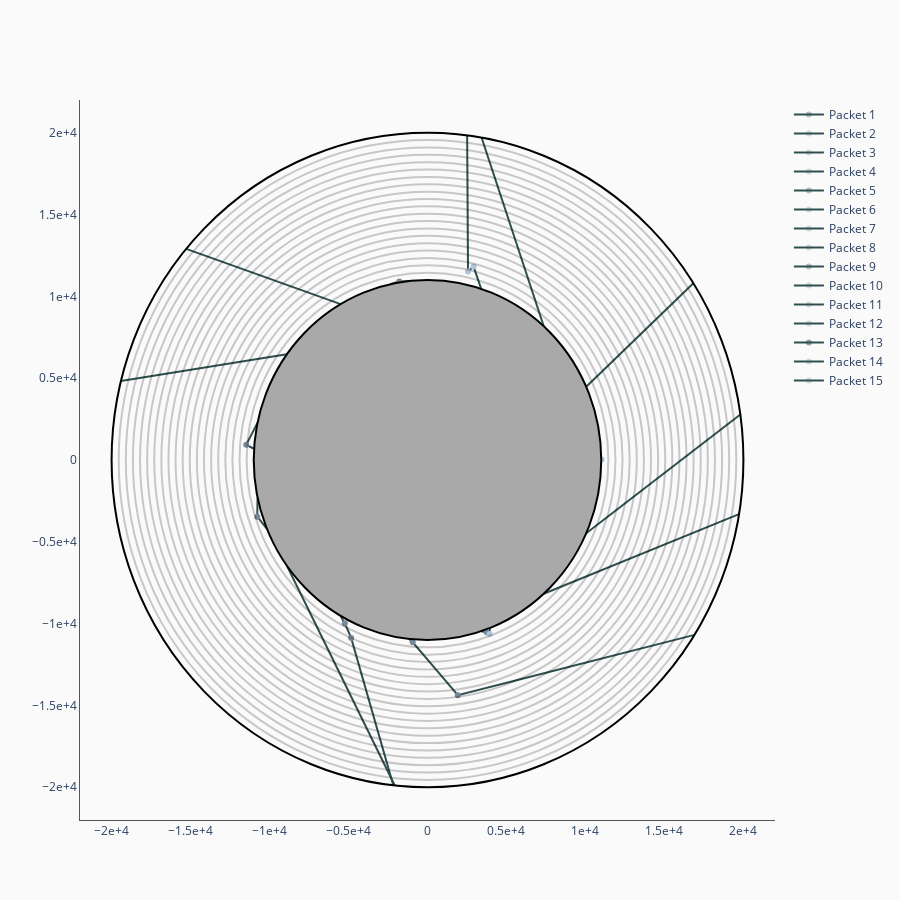

The notebook cell saved with this chart:
### Code cell
#plot with markers on current interaction only
v_shells = sim.model.radius.value * 1e-5 / sim.model.time_explosion.value
xs,ys,ints = get_coordinates_multiple_packets_ints(sim.runner.rpacket_tracker_df,sim.model.time_explosion)

fig = go.Figure()

# Set axes properties
fig.update_xaxes(range=[-1.1*v_shells[-1],1.1*v_shells[-1]],exponentformat="e",linecolor="#555",gridcolor="#fafafa",zerolinecolor="#fafafa")
fig.update_yaxes(range=[-1.1*v_shells[-1],1.1*v_shells[-1]],exponentformat="e",linecolor="#555",gridcolor="#fafafa",zerolinecolor="#fafafa")

# adding the shells
shell_shapes={}
for i in range(len(sim.model.radius.value)):
    if i==0:
        fig.add_shape(type="circle",
            xref="x", yref="y",
            x0=-1*v_shells[i], y0=-1*v_shells[i], x1=v_shells[i], y1=v_shells[i],
            line_color="black",
            fillcolor="darkgrey",
            opacity=1
        )
    elif i==(len(sim.model.radius.value)-1):
        fig.add_shape(type="circle",
            xref="x", yref="y",
            x0=-1*v_shells[i], y0=-1*v_shells[i], x1=v_shells[i], y1=v_shells[i],
            line_color="black",
            opacity=1
        )
    else:
        fig.add_shape(type="circle",
            xref="x", yref="y",
            x0=-1*v_shells[i], y0=-1*v_shells[i], x1=v_shells[i], y1=v_shells[i],
            line_color="black",
            opacity=0.2
        )

#Add the packet trajectory

df = sim.runner.rpacket_tracker_df
interaction_from_num = {0: "No Interaction", 1: "EScattering", 2: "Line"}
interaction_color_from_num = {0: "darkslategrey", 1: "lightslategrey", 2: "lightsteelblue"}
interaction_opacity_from_num = {0: 0, 1: 1, 2: 1}
for i in range(len(xs)):
    fig.add_trace(go.Scatter(
        x=xs[i],
        y=ys[i],
        mode="markers+lines",
        name="Packet "+str(i+1),
        hovertemplate =
        '<b>X</b>: %{x}'+
        '<br><b>Y</b>: %{y}<br>'+
        '<b>Last Interaction: %{text}</b>',
        text = [interaction_from_num.get(ints[i][j]) for j in range(len(xs[i]))],
        line = dict(color="darkslategrey"),
#         line_shape = "spline",
        marker = dict(opacity = [interaction_opacity_from_num.get(ints[i][j]) for j in range(len(xs[i]))],color=[interaction_color_from_num.get(ints[i][j]) for j in range(len(xs[i]))])
    ))


# Set figure size
fig.update_layout(width=900, height=900)
fig.layout.plot_bgcolor = '#fafafa'
fig.layout.paper_bgcolor = '#fafafa'
fig.update_xaxes(rangebreaks=[dict(values=[-1.5*v_shells[-1],-0.5*v_shells[-1],0.5*v_shells[-1],1.5*v_shells[-1]])])
fig.update_yaxes(rangebreaks=[dict(values=[-1.5*v_shells[-1],-0.5*v_shells[-1],0.5*v_shells[-1],1.5*v_shells[-1]])])

fig.show()

### Figure 1 — Plotly figure (JSON) as saved in the notebook; plotly's stock layout.template omitted (floating-point values rounded to 4 significant figures)
{"data": [{"hovertemplate": "<b>X</b>: %{x}<br><b>Y</b>: %{y}<br><b>Last Interaction: %{text}</b>", "line": {"color": "darkslategrey"}, "marker": {"color": ["darkslategrey", "lightsteelblue", "darkslategrey"], "opacity": [0, 1, 0]}, "mode": "markers+lines", "name": "Packet 1", "text": ["No Interaction", "Line", "No Interaction"], "type": "scatter", "x": [11000.0, 11020.0, 11000.0], "y": [0, 34.31, 98.54]}, {"hovertemplate": "<b>X</b>: %{x}<br><b>Y</b>: %{y}<br><b>Last Interaction: %{text}</b>", "line": {"color": "darkslategrey"}, "marker": {"color": ["darkslategrey", "darkslategrey", "darkslategrey", "darkslategrey", "darkslategrey", "darkslategrey", "darkslategrey", "darkslategrey", "darkslategrey", "darkslategrey", "darkslategrey", "darkslategrey", "darkslategrey", "darkslategrey", "darkslategrey", "darkslategrey", "darkslategrey", "darkslategrey", "darkslategrey", "darkslategrey", "darkslategrey"], "opacity": [0, 0, 0, 0, 0, 0, 0, 0, 0, 0, 0, 0, 0, 0, 0, 0, 0, 0, 0, 0, 0]}, "mode": "markers+lines", "name": "Packet 2", "text": ["No Interaction", "No Interaction", "No Interaction", "No Interaction", "No Interaction", "No Interaction", "No Interaction", "No Interaction", "No Interaction", "No Interaction", "No Interaction", "No Interaction", "No Interaction", "No Interaction", "No Interaction", "No Interaction", "No Interaction", "No Interaction", "No Interaction", "No Interaction", "No Interaction"], "type": "scatter", "x": [10050.0, 10400.0, 10740.0, 11090.0, 11430.0, 11770.0, 12110.0, 12450.0, 12790.0, 13130.0, 13470.0, 13810.0, 14150.0, 14480.0, 14820.0, 15160.0, 15490.0, 15830.0, 16160.0, 16500.0, 16830.0], "y": [4474.0, 4798.0, 5121.0, 5442.0, 5763.0, 6082.0, 6401.0, 6718.0, 7036.0, 7352.0, 7668.0, 7983.0, 8298.0, 8613.0, 8927.0, 9241.0, 9554.0, 9867.0, 10180.0, 10490.0, 10800.0]}, {"hovertemplate": "<b>X</b>: %{x}<br><b>Y</b>: %{y}<br><b>Last Interaction: %{text}</b>", "line": {"color": "darkslategrey"}, "marker": {"color": ["darkslategrey", "darkslategrey", "darkslategrey", "darkslategrey", "darkslategrey", "darkslategrey", "darkslategrey", "darkslategrey", "darkslategrey", "darkslategrey", "darkslategrey", "darkslategrey", "darkslategrey", "darkslategrey", "darkslategrey", "darkslategrey", "darkslategrey", "darkslategrey", "darkslategrey", "darkslategrey", "darkslategrey"], "opacity": [0, 0, 0, 0, 0, 0, 0, 0, 0, 0, 0, 0, 0, 0, 0, 0, 0, 0, 0, 0, 0]}, "mode": "markers+lines", "name": "Packet 3", "text": ["No Interaction", "No Interaction", "No Interaction", "No Interaction", "No Interaction", "No Interaction", "No Interaction", "No Interaction", "No Interaction", "No Interaction", "No Interaction", "No Interaction", "No Interaction", "No Interaction", "No Interaction", "No Interaction", "No Interaction", "No Interaction", "No Interaction", "No Interaction", "No Interaction"], "type": "scatter", "x": [7360.0, 7079.0, 6822.0, 6584.0, 6358.0, 6143.0, 5935.0, 5734.0, 5539.0, 5348.0, 5161.0, 4977.0, 4796.0, 4618.0, 4442.0, 4268.0, 4096.0, 3926.0, 3757.0, 3589.0, 3423.0], "y": [8175.0, 9000.0, 9750.0, 10450.0, 11110.0, 11740.0, 12350.0, 12940.0, 13510.0, 14070.0, 14620.0, 15150.0, 15680.0, 16200.0, 16720.0, 17230.0, 17730.0, 18230.0, 18730.0, 19220.0, 19700.0]}, {"hovertemplate": "<b>X</b>: %{x}<br><b>Y</b>: %{y}<br><b>Last Interaction: %{text}</b>", "line": {"color": "darkslategrey"}, "marker": {"color": ["darkslategrey", "darkslategrey", "darkslategrey", "lightsteelblue", "darkslategrey", "lightsteelblue", "darkslategrey", "darkslategrey", "darkslategrey", "darkslategrey", "darkslategrey", "darkslategrey", "darkslategrey", "darkslategrey", "darkslategrey", "darkslategrey", "darkslategrey", "darkslategrey", "darkslategrey", "darkslategrey", "darkslategrey", "darkslategrey", "darkslategrey", "darkslategrey", "darkslategrey"], "opacity": [0, 0, 0, 1, 0, 1, 0, 0, 0, 0, 0, 0, 0, 0, 0, 0, 0, 0, 0, 0, 0, 0, 0, 0, 0]}, "mode": "markers+lines", "name": "Packet 4", "text": ["No Interaction", "No Interaction", "No Interaction", "Line", "No Interaction", "Line", "No Interaction", "No Interaction", "No Interaction", "No Interaction", "No Interaction", "No Interaction", "No Interaction", "No Interaction", "No Interaction", "No Interaction", "No Interaction", "No Interaction", "No Interaction", "No Interaction", "No Interaction", "No Interaction", "No Interaction", "No Interaction", "No Interaction"], "type": "scatter", "x": [3399.0, 3211.0, 3026.0, 2916.0, 2655.0, 2566.0, 2565.0, 2562.0, 2559.0, 2556.0, 2553.0, 2550.0, 2547.0, 2544.0, 2541.0, 2537.0, 2534.0, 2531.0, 2528.0, 2525.0, 2522.0, 2519.0, 2516.0, 2513.0, 2510.0], "y": [10460.0, 10990.0, 11510.0, 11820.0, 11600.0, 11530.0, 11620.0, 12080.0, 12540.0, 13000.0, 13460.0, 13920.0, 14380.0, 14830.0, 15290.0, 15750.0, 16200.0, 16660.0, 17110.0, 17570.0, 18020.0, 18480.0, 18930.0, 19390.0, 19840.0]}, {"hovertemplate": "<b>X</b>: %{x}<br><b>Y</b>: %{y}<br><b>Last Interaction: %{text}</b>", "line": {"color": "darkslategrey"}, "marker": {"color": ["darkslategrey", "lightslategrey", "darkslategrey"], "opacity": [0, 1, 0]}, "mode": "markers+lines", "name": "Packet 5", "text": ["No Interaction", "EScattering", "No Interaction"], "type": "scatter", "x": [-1150.0, -1785.0, -2367.0], "y": [10940.0, 10920.0, 10740.0]}, {"hovertemplate": "<b>X</b>: %{x}<br><b>Y</b>: %{y}<br><b>Last Interaction: %{text}</b>", "line": {"color": "darkslategrey"}, "marker": {"color": ["darkslategrey", "darkslategrey", "darkslategrey", "darkslategrey", "darkslategrey", "darkslategrey", "darkslategrey", "darkslategrey", "darkslategrey", "darkslategrey", "darkslategrey", "darkslategrey", "darkslategrey", "darkslategrey", "darkslategrey", "darkslategrey", "darkslategrey", "darkslategrey", "darkslategrey", "darkslategrey", "darkslategrey"], "opacity": [0, 0, 0, 0, 0, 0, 0, 0, 0, 0, 0, 0, 0, 0, 0, 0, 0, 0, 0, 0, 0]}, "mode": "markers+lines", "name": "Packet 6", "text": ["No Interaction", "No Interaction", "No Interaction", "No Interaction", "No Interaction", "No Interaction", "No Interaction", "No Interaction", "No Interaction", "No Interaction", "No Interaction", "No Interaction", "No Interaction", "No Interaction", "No Interaction", "No Interaction", "No Interaction", "No Interaction", "No Interaction", "No Interaction", "No Interaction"], "type": "scatter", "x": [-5500.0, -6055.0, -6596.0, -7125.0, -7644.0, -8155.0, -8658.0, -9155.0, -9647.0, -10130.0, -10620.0, -11090.0, -11570.0, -12040.0, -12510.0, -12980.0, -13440.0, -13900.0, -14360.0, -14820.0, -15280.0], "y": [9526.0, 9718.0, 9905.0, 10090.0, 10270.0, 10440.0, 10620.0, 10790.0, 10960.0, 11130.0, 11290.0, 11460.0, 11620.0, 11790.0, 11950.0, 12110.0, 12270.0, 12430.0, 12590.0, 12750.0, 12900.0]}, {"hovertemplate": "<b>X</b>: %{x}<br><b>Y</b>: %{y}<br><b>Last Interaction: %{text}</b>", "line": {"color": "darkslategrey"}, "marker": {"color": ["darkslategrey", "darkslategrey", "darkslategrey", "darkslategrey", "darkslategrey", "darkslategrey", "darkslategrey", "darkslategrey", "darkslategrey", "darkslategrey", "darkslategrey", "darkslategrey", "darkslategrey", "darkslategrey", "darkslategrey", "darkslategrey", "darkslategrey", "darkslategrey", "darkslategrey", "darkslategrey", "darkslategrey"], "opacity": [0, 0, 0, 0, 0, 0, 0, 0, 0, 0, 0, 0, 0, 0, 0, 0, 0, 0, 0, 0, 0]}, "mode": "markers+lines", "name": "Packet 7", "text": ["No Interaction", "No Interaction", "No Interaction", "No Interaction", "No Interaction", "No Interaction", "No Interaction", "No Interaction", "No Interaction", "No Interaction", "No Interaction", "No Interaction", "No Interaction", "No Interaction", "No Interaction", "No Interaction", "No Interaction", "No Interaction", "No Interaction", "No Interaction", "No Interaction"], "type": "scatter", "x": [-8899.0, -9515.0, -10110.0, -10690.0, -11250.0, -11810.0, -12350.0, -12890.0, -13410.0, -13940.0, -14450.0, -14960.0, -15470.0, -15970.0, -16470.0, -16970.0, -17460.0, -17950.0, -18440.0, -18930.0, -19410.0], "y": [6466.0, 6370.0, 6277.0, 6187.0, 6099.0, 6013.0, 5928.0, 5844.0, 5762.0, 5681.0, 5600.0, 5521.0, 5442.0, 5364.0, 5286.0, 5209.0, 5132.0, 5055.0, 4979.0, 4904.0, 4828.0]}, {"hovertemplate": "<b>X</b>: %{x}<br><b>Y</b>: %{y}<br><b>Last Interaction: %{text}</b>", "line": {"color": "darkslategrey"}, "marker": {"color": ["darkslategrey", "darkslategrey", "lightslategrey", "darkslategrey", "darkslategrey"], "opacity": [0, 0, 1, 0, 0]}, "mode": "markers+lines", "name": "Packet 8", "text": ["No Interaction", "No Interaction", "EScattering", "No Interaction", "No Interaction"], "type": "scatter", "x": [-10760.0, -11400.0, -11480.0, -11410.0, -10980.0], "y": [2287.0, 1073.0, 927.0, 897.4, 688.2]}, {"hovertemplate": "<b>X</b>: %{x}<br><b>Y</b>: %{y}<br><b>Last Interaction: %{text}</b>", "line": {"color": "darkslategrey"}, "marker": {"color": ["darkslategrey", "lightslategrey", "darkslategrey"], "opacity": [0, 1, 0]}, "mode": "markers+lines", "name": "Packet 9", "text": ["No Interaction", "EScattering", "No Interaction"], "type": "scatter", "x": [-10760.0, -10780.0, -10160.0], "y": [-2287.0, -3468.0, -4206.0]}, {"hovertemplate": "<b>X</b>: %{x}<br><b>Y</b>: %{y}<br><b>Last Interaction: %{text}</b>", "line": {"color": "darkslategrey"}, "marker": {"color": ["darkslategrey", "darkslategrey", "darkslategrey", "darkslategrey", "darkslategrey", "darkslategrey", "darkslategrey", "darkslategrey", "darkslategrey", "darkslategrey", "darkslategrey", "darkslategrey", "darkslategrey", "darkslategrey", "darkslategrey", "darkslategrey", "darkslategrey", "darkslategrey", "darkslategrey", "darkslategrey", "darkslategrey"], "opacity": [0, 0, 0, 0, 0, 0, 0, 0, 0, 0, 0, 0, 0, 0, 0, 0, 0, 0, 0, 0, 0]}, "mode": "markers+lines", "name": "Packet 10", "text": ["No Interaction", "No Interaction", "No Interaction", "No Interaction", "No Interaction", "No Interaction", "No Interaction", "No Interaction", "No Interaction", "No Interaction", "No Interaction", "No Interaction", "No Interaction", "No Interaction", "No Interaction", "No Interaction", "No Interaction", "No Interaction", "No Interaction", "No Interaction", "No Interaction"], "type": "scatter", "x": [-8899.0, -8043.0, -7481.0, -7020.0, -6615.0, -6244.0, -5899.0, -5573.0, -5262.0, -4962.0, -4672.0, -4389.0, -4114.0, -3845.0, -3580.0, -3320.0, -3064.0, -2812.0, -2562.0, -2316.0, -2071.0], "y": [-6466.0, -8149.0, -9254.0, -10160.0, -10960.0, -11690.0, -12360.0, -13010.0, -13620.0, -14210.0, -14780.0, -15330.0, -15880.0, -16410.0, -16930.0, -17440.0, -17940.0, -18440.0, -18930.0, -19410.0, -19890.0]}, {"hovertemplate": "<b>X</b>: %{x}<br><b>Y</b>: %{y}<br><b>Last Interaction: %{text}</b>", "line": {"color": "darkslategrey"}, "marker": {"color": ["darkslategrey", "lightslategrey", "darkslategrey", "darkslategrey", "lightslategrey", "darkslategrey", "darkslategrey", "darkslategrey", "darkslategrey", "darkslategrey", "darkslategrey", "darkslategrey", "darkslategrey", "darkslategrey", "darkslategrey", "darkslategrey", "darkslategrey", "darkslategrey", "darkslategrey", "darkslategrey", "darkslategrey", "darkslategrey", "darkslategrey"], "opacity": [0, 1, 0, 0, 1, 0, 0, 0, 0, 0, 0, 0, 0, 0, 0, 0, 0, 0, 0, 0, 0, 0, 0]}, "mode": "markers+lines", "name": "Packet 11", "text": ["No Interaction", "EScattering", "No Interaction", "No Interaction", "EScattering", "No Interaction", "No Interaction", "No Interaction", "No Interaction", "No Interaction", "No Interaction", "No Interaction", "No Interaction", "No Interaction", "No Interaction", "No Interaction", "No Interaction", "No Interaction", "No Interaction", "No Interaction", "No Interaction", "No Interaction", "No Interaction"], "type": "scatter", "x": [-5500.0, -5234.0, -5112.0, -4834.0, -4832.0, -4667.0, -4505.0, -4347.0, -4191.0, -4037.0, -3886.0, -3736.0, -3588.0, -3442.0, -3296.0, -3152.0, -3009.0, -2867.0, -2725.0, -2584.0, -2444.0, -2305.0, -2166.0], "y": [-9526.0, -9971.0, -10250.0, -10870.0, -10880.0, -11430.0, -11980.0, -12520.0, -13040.0, -13560.0, -14070.0, -14580.0, -15080.0, -15570.0, -16070.0, -16550.0, -17040.0, -17520.0, -17990.0, -18470.0, -18940.0, -19410.0, -19880.0]}, {"hovertemplate": "<b>X</b>: %{x}<br><b>Y</b>: %{y}<br><b>Last Interaction: %{text}</b>", "line": {"color": "darkslategrey"}, "marker": {"color": ["darkslategrey", "lightslategrey", "darkslategrey", "darkslategrey", "darkslategrey", "darkslategrey", "darkslategrey", "darkslategrey", "darkslategrey", "lightslategrey", "darkslategrey", "darkslategrey", "darkslategrey", "darkslategrey", "darkslategrey", "darkslategrey", "darkslategrey", "darkslategrey", "darkslategrey", "darkslategrey", "darkslategrey", "darkslategrey", "darkslategrey"], "opacity": [0, 1, 0, 0, 0, 0, 0, 0, 0, 1, 0, 0, 0, 0, 0, 0, 0, 0, 0, 0, 0, 0, 0]}, "mode": "markers+lines", "name": "Packet 12", "text": ["No Interaction", "EScattering", "No Interaction", "No Interaction", "No Interaction", "No Interaction", "No Interaction", "No Interaction", "No Interaction", "EScattering", "No Interaction", "No Interaction", "No Interaction", "No Interaction", "No Interaction", "No Interaction", "No Interaction", "No Interaction", "No Interaction", "No Interaction", "No Interaction", "No Interaction", "No Interaction"], "type": "scatter", "x": [-1150.0, -935.1, -678.4, -265.8, 133.7, 522.4, 902.1, 1274.0, 1640.0, 1920.0, 5697.0, 7646.0, 8977.0, 10070.0, 11040.0, 11920.0, 12730.0, 13500.0, 14230.0, 14930.0, 15610.0, 16270.0, 16910.0], "y": [-10940.0, -11140.0, -11430.0, -11900.0, -12350.0, -12790.0, -13220.0, -13640.0, -14050.0, -14370.0, -13440.0, -12960.0, -12640.0, -12370.0, -12130.0, -11910.0, -11710.0, -11520.0, -11340.0, -11170.0, -11000.0, -10840.0, -10690.0]}, {"hovertemplate": "<b>X</b>: %{x}<br><b>Y</b>: %{y}<br><b>Last Interaction: %{text}</b>", "line": {"color": "darkslategrey"}, "marker": {"color": ["darkslategrey", "lightslategrey", "lightsteelblue", "darkslategrey"], "opacity": [0, 1, 1, 0]}, "mode": "markers+lines", "name": "Packet 13", "text": ["No Interaction", "EScattering", "Line", "No Interaction"], "type": "scatter", "x": [3399.0, 3740.0, 3932.0, 3940.0], "y": [-10460.0, -10530.0, -10630.0, -10270.0]}, {"hovertemplate": "<b>X</b>: %{x}<br><b>Y</b>: %{y}<br><b>Last Interaction: %{text}</b>", "line": {"color": "darkslategrey"}, "marker": {"color": ["darkslategrey", "darkslategrey", "darkslategrey", "darkslategrey", "darkslategrey", "darkslategrey", "darkslategrey", "darkslategrey", "darkslategrey", "darkslategrey", "darkslategrey", "darkslategrey", "darkslategrey", "darkslategrey", "darkslategrey", "darkslategrey", "darkslategrey", "darkslategrey", "darkslategrey", "darkslategrey", "darkslategrey"], "opacity": [0, 0, 0, 0, 0, 0, 0, 0, 0, 0, 0, 0, 0, 0, 0, 0, 0, 0, 0, 0, 0]}, "mode": "markers+lines", "name": "Packet 14", "text": ["No Interaction", "No Interaction", "No Interaction", "No Interaction", "No Interaction", "No Interaction", "No Interaction", "No Interaction", "No Interaction", "No Interaction", "No Interaction", "No Interaction", "No Interaction", "No Interaction", "No Interaction", "No Interaction", "No Interaction", "No Interaction", "No Interaction", "No Interaction", "No Interaction"], "type": "scatter", "x": [7360.0, 8422.0, 9315.0, 10110.0, 10840.0, 11530.0, 12180.0, 12800.0, 13400.0, 13980.0, 14550.0, 15100.0, 15650.0, 16180.0, 16710.0, 17220.0, 17730.0, 18240.0, 18740.0, 19230.0, 19720.0], "y": [-8175.0, -7757.0, -7405.0, -7093.0, -6805.0, -6535.0, -6280.0, -6035.0, -5798.0, -5569.0, -5346.0, -5128.0, -4914.0, -4704.0, -4497.0, -4294.0, -4093.0, -3894.0, -3697.0, -3502.0, -3309.0]}, {"hovertemplate": "<b>X</b>: %{x}<br><b>Y</b>: %{y}<br><b>Last Interaction: %{text}</b>", "line": {"color": "darkslategrey"}, "marker": {"color": ["darkslategrey", "darkslategrey", "darkslategrey", "darkslategrey", "darkslategrey", "darkslategrey", "darkslategrey", "darkslategrey", "darkslategrey", "darkslategrey", "darkslategrey", "darkslategrey", "darkslategrey", "darkslategrey", "darkslategrey", "darkslategrey", "darkslategrey", "darkslategrey", "darkslategrey", "darkslategrey", "darkslategrey"], "opacity": [0, 0, 0, 0, 0, 0, 0, 0, 0, 0, 0, 0, 0, 0, 0, 0, 0, 0, 0, 0, 0]}, "mode": "markers+lines", "name": "Packet 15", "text": ["No Interaction", "No Interaction", "No Interaction", "No Interaction", "No Interaction", "No Interaction", "No Interaction", "No Interaction", "No Interaction", "No Interaction", "No Interaction", "No Interaction", "No Interaction", "No Interaction", "No Interaction", "No Interaction", "No Interaction", "No Interaction", "No Interaction", "No Interaction", "No Interaction"], "type": "scatter", "x": [10050.0, 10740.0, 11380.0, 11970.0, 12530.0, 13060.0, 13570.0, 14070.0, 14560.0, 15030.0, 15490.0, 15950.0, 16400.0, 16840.0, 17280.0, 17710.0, 18140.0, 18560.0, 18980.0, 19390.0, 19810.0], "y": [-4474.0, -3957.0, -3487.0, -3048.0, -2633.0, -2237.0, -1855.0, -1485.0, -1125.0, -772.9, -428.2, -89.57, 243.6, 572.1, 896.5, 1217.0, 1534.0, 1849.0, 2160.0, 2469.0, 2776.0]}], "layout": {"height": 900, "paper_bgcolor": "#fafafa", "plot_bgcolor": "#fafafa", "shapes": [{"fillcolor": "darkgrey", "line": {"color": "black"}, "opacity": 1, "type": "circle", "x0": -11000.0, "x1": 11000.0, "xref": "x", "y0": -11000.0, "y1": 11000.0, "yref": "y"}, {"line": {"color": "black"}, "opacity": 0.2, "type": "circle", "x0": -11450.0, "x1": 11450.0, "xref": "x", "y0": -11450.0, "y1": 11450.0, "yref": "y"}, {"line": {"color": "black"}, "opacity": 0.2, "type": "circle", "x0": -11900.0, "x1": 11900.0, "xref": "x", "y0": -11900.0, "y1": 11900.0, "yref": "y"}, {"line": {"color": "black"}, "opacity": 0.2, "type": "circle", "x0": -12350.0, "x1": 12350.0, "xref": "x", "y0": -12350.0, "y1": 12350.0, "yref": "y"}, {"line": {"color": "black"}, "opacity": 0.2, "type": "circle", "x0": -12800.0, "x1": 12800.0, "xref": "x", "y0": -12800.0, "y1": 12800.0, "yref": "y"}, {"line": {"color": "black"}, "opacity": 0.2, "type": "circle", "x0": -13250.0, "x1": 13250.0, "xref": "x", "y0": -13250.0, "y1": 13250.0, "yref": "y"}, {"line": {"color": "black"}, "opacity": 0.2, "type": "circle", "x0": -13700.0, "x1": 13700.0, "xref": "x", "y0": -13700.0, "y1": 13700.0, "yref": "y"}, {"line": {"color": "black"}, "opacity": 0.2, "type": "circle", "x0": -14150.0, "x1": 14150.0, "xref": "x", "y0": -14150.0, "y1": 14150.0, "yref": "y"}, {"line": {"color": "black"}, "opacity": 0.2, "type": "circle", "x0": -14600.0, "x1": 14600.0, "xref": "x", "y0": -14600.0, "y1": 14600.0, "yref": "y"}, {"line": {"color": "black"}, "opacity": 0.2, "type": "circle", "x0": -15050.0, "x1": 15050.0, "xref": "x", "y0": -15050.0, "y1": 15050.0, "yref": "y"}, {"line": {"color": "black"}, "opacity": 0.2, "type": "circle", "x0": -15500, "x1": 15500, "xref": "x", "y0": -15500, "y1": 15500, "yref": "y"}, {"line": {"color": "black"}, "opacity": 0.2, "type": "circle", "x0": -15950, "x1": 15950, "xref": "x", "y0": -15950, "y1": 15950, "yref": "y"}, {"line": {"color": "black"}, "opacity": 0.2, "type": "circle", "x0": -16400, "x1": 16400, "xref": "x", "y0": -16400, "y1": 16400, "yref": "y"}, {"line": {"color": "black"}, "opacity": 0.2, "type": "circle", "x0": -16850, "x1": 16850, "xref": "x", "y0": -16850, "y1": 16850, "yref": "y"}, {"line": {"color": "black"}, "opacity": 0.2, "type": "circle", "x0": -17300, "x1": 17300, "xref": "x", "y0": -17300, "y1": 17300, "yref": "y"}, {"line": {"color": "black"}, "opacity": 0.2, "type": "circle", "x0": -17750, "x1": 17750, "xref": "x", "y0": -17750, "y1": 17750, "yref": "y"}, {"line": {"color": "black"}, "opacity": 0.2, "type": "circle", "x0": -18200, "x1": 18200, "xref": "x", "y0": -18200, "y1": 18200, "yref": "y"}, {"line": {"color": "black"}, "opacity": 0.2, "type": "circle", "x0": -18650, "x1": 18650, "xref": "x", "y0": -18650, "y1": 18650, "yref": "y"}, {"line": {"color": "black"}, "opacity": 0.2, "type": "circle", "x0": -19100, "x1": 19100, "xref": "x", "y0": -19100, "y1": 19100, "yref": "y"}, {"line": {"color": "black"}, "opacity": 0.2, "type": "circle", "x0": -19550, "x1": 19550, "xref": "x", "y0": -19550, "y1": 19550, "yref": "y"}, {"line": {"color": "black"}, "opacity": 1, "type": "circle", "x0": -20000, "x1": 20000, "xref": "x", "y0": -20000, "y1": 20000, "yref": "y"}], "width": 900, "xaxis": {"exponentformat": "e", "gridcolor": "#fafafa", "linecolor": "#555", "range": [-22000, 22000], "rangebreaks": [{"values": [-30000, -10000, 10000, 30000]}], "zerolinecolor": "#fafafa"}, "yaxis": {"exponentformat": "e", "gridcolor": "#fafafa", "linecolor": "#555", "range": [-22000, 22000], "rangebreaks": [{"values": [-30000, -10000, 10000, 30000]}], "zerolinecolor": "#fafafa"}}}
